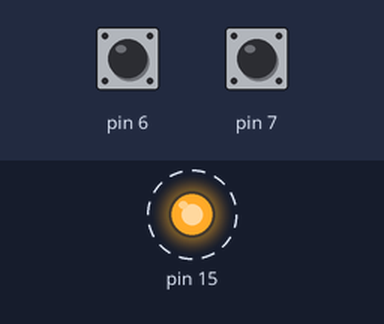
This sketch was run on a simulated Arduino Uno, built with avr-gcc and run on an emulated ATmega328P. On the bench: output pins drawn as LEDs (lit = HIGH). Dashed ring = blinking. The test bench sets the inputs (shaded band); at power-on: pin 6 HIGH, pin 7 HIGH. What the sketch prints to the serial monitor is not drawn.

Above: at 0.5 s.
Timing chart, 0 to 4.6 s (numbered marks = the images above):
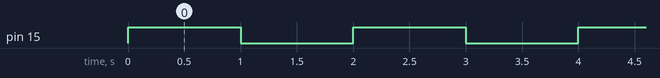

Measured:
- by itself, pin 15: alternates HIGH for 1.0 s and LOW for 1.0 s

The sketch:

soru8_2.ino
```cpp
int beklemeSuresi = 1000;  //1000ms
void setup() {
  // put your setup code here, to run once:
  Serial.begin(9600);  //test için, değişken değerini gözlemek için
  pinMode(15, OUTPUT);
  pinMode(6, INPUT_PULLUP);
  pinMode(7, INPUT_PULLUP);
}

void loop() {
  // put your main code here, to run repeatedly:
  int btn1 = digitalRead(6);

  if (btn1 == 0) {
    beklemeSuresi += 250;
    if (beklemeSuresi >= 2000)  //sınırlama yapmak için
      beklemeSuresi = 2000;
    delay(250);
  }

  int btn2 = digitalRead(7);

  if (btn2 == 0) {
    beklemeSuresi -= 250;

    //sınırlama yapmak için
    beklemeSuresi = beklemeSuresi <= 500 ? 500 : beklemeSuresi;

    delay(250);
  }

  digitalWrite(15, 1);
  delay(beklemeSuresi);
  digitalWrite(15, 0);
  delay(beklemeSuresi);
  Serial.println(beklemeSuresi);
}
```
